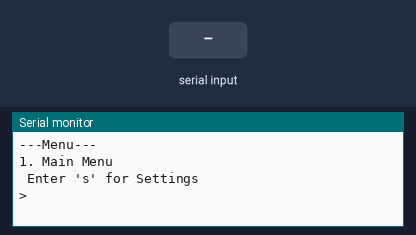
The sketch below on a simulated ESP32. Shown: the last lines printed to the serial monitor. Inputs (shaded band) come from the test bench.

Above: at 1.3 s.
1.4 s: "b\n" received over Serial
2.9 s: "s\n" received over Serial
At 4.1 s:
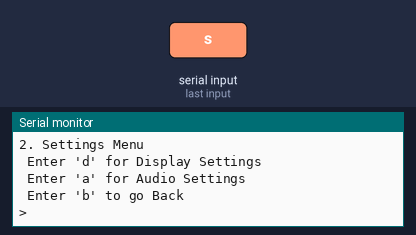
4.4 s: "d\n" received over Serial
At 5.4 s:
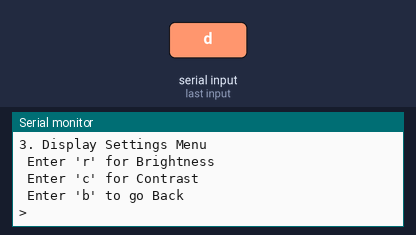
5.9 s: "a\n" received over Serial
7.4 s: "r\n" received over Serial
At 8.7 s:
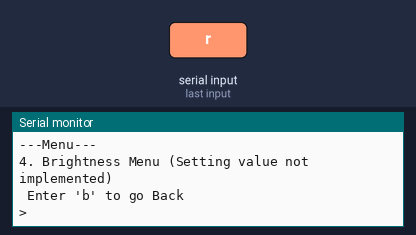

The sketch:

sketch.ino
```cpp
#include <Arduino.h>

#define MAX_MENU_DEPTH 10

// Menu IDs
#define MENU_MAIN 0
#define MENU_SETTINGS 1
#define MENU_DISPLAY_SETTINGS 2
#define MENU_AUDIO_SETTINGS 3
#define MENU_BRIGHTNESS 4
#define MENU_CONTRAST 5

class MenuStack {
private:
    int stack[MAX_MENU_DEPTH];
    int top;

public:
    MenuStack() : top(-1) {}

    void push(int menuId) {
        if (top >= MAX_MENU_DEPTH - 1) {
            Serial.println("Stack overflow! Cannot push.");
            return;
        }
        stack[++top] = menuId;
    }

    int pop() {
        if (isEmpty()) {
            Serial.println("Stack underflow! No menu to pop.");
            return -1;
        }
        return stack[top--];
    }

    int peek() {
        if (isEmpty()) return -1;
        return stack[top];
    }

    bool isEmpty() {
        return top == -1;
    }
};

MenuStack navStack;
int currentMenu = MENU_MAIN;

void displayMenu(int menuId) {
    Serial.println("\n---Menu---");
    switch (menuId) {
        case MENU_MAIN:
            Serial.println("1. Main Menu");
            Serial.println(" Enter 's' for Settings");
            break;
        case MENU_SETTINGS:
            Serial.println("2. Settings Menu");
            Serial.println(" Enter 'd' for Display Settings");
            Serial.println(" Enter 'a' for Audio Settings");
            Serial.println(" Enter 'b' to go Back");
            break;
        case MENU_DISPLAY_SETTINGS:
            Serial.println("3. Display Settings Menu");
            Serial.println(" Enter 'r' for Brightness");
            Serial.println(" Enter 'c' for Contrast");
            Serial.println(" Enter 'b' to go Back");
            break;
        case MENU_AUDIO_SETTINGS:
            Serial.println("3. Audio Settings Menu");
            Serial.println(" (No sub-menus)");
            Serial.println(" Enter 'b' to go Back");
            break;
        case MENU_BRIGHTNESS:
            Serial.println("4. Brightness Menu (Setting value not implemented)");
            Serial.println(" Enter 'b' to go Back");
            break;
        default:
            Serial.println("Unknown Menu");
            break;
    }
    Serial.print("> ");
}

void setup() {
    Serial.begin(115200);
    // Small delay to ensure serial is ready
    delay(100);
    displayMenu(currentMenu);
}

void loop() {
    if (Serial.available() > 0) {
        char command = Serial.read();
        // Convert to lowercase for consistency
        if (command >= 'A' && command <= 'Z') {
            command = command + 32; // to lowercase
        }

        // Ignore newline and carriage return
        if (command == '\n' || command == '\r') {
            return;
        }

        if (command == 'b') { // BACK command
            if (!navStack.isEmpty()) {
                currentMenu = navStack.pop();
            } else {
                Serial.println("Already at main menu. Cannot go back.");
            }
        } else { // Navigation command
            int newMenu = -1;

            if (currentMenu == MENU_MAIN && command == 's') {
                newMenu = MENU_SETTINGS;
            }
            else if (currentMenu == MENU_SETTINGS) {
                if (command == 'd') newMenu = MENU_DISPLAY_SETTINGS;
                else if (command == 'a') newMenu = MENU_AUDIO_SETTINGS;
            }
            else if (currentMenu == MENU_DISPLAY_SETTINGS) {
                if (command == 'r') newMenu = MENU_BRIGHTNESS;
                else if (command == 'c') newMenu = MENU_CONTRAST;
            }

            if (newMenu != -1) {
                navStack.push(currentMenu);
                currentMenu = newMenu;
            } else {
                Serial.println("Invalid command for this menu.");
            }
        }

        displayMenu(currentMenu);
    }
}
/*

This program implements a simple menu navigation system using a stack.

- Each menu is identified by a unique ID.
- The MenuStack class stores previously visited menus.
- When entering a submenu, the current menu is pushed onto the stack.
- When 'b' is pressed, the previous menu is popped from the stack (go back).
- Serial input is used to navigate between menus.
- displayMenu() prints the current menu options to the Serial Monitor.

The stack allows multi-level menu navigation similar to real user interfaces.
*/
```

Measured:
- after the input at 2.9 s, the serial monitor: prints a new line at once (image 1)
- after the input at 4.4 s, the serial monitor: prints a new line at once (image 2)
- after the input at 7.4 s, the serial monitor: prints a new line at once (image 3)
